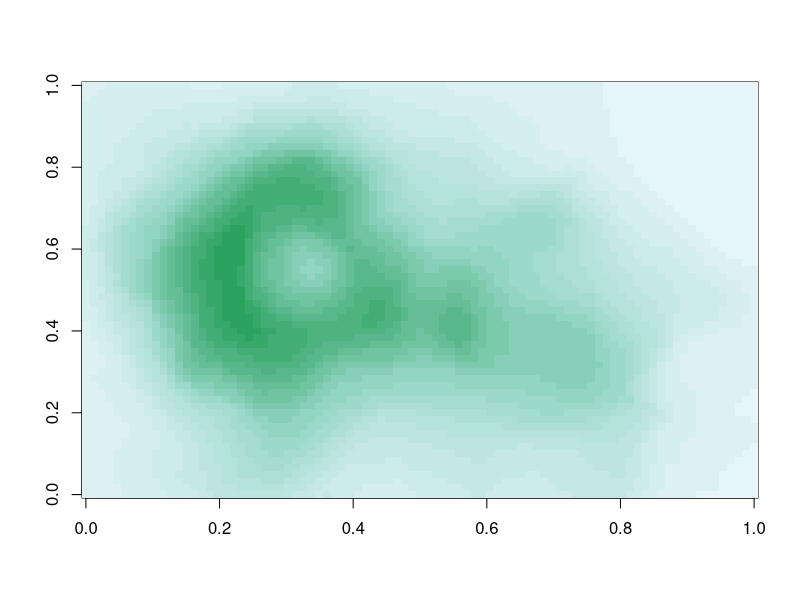

The R script that drew this image:

pal1 <- colorRamp(c('red', 'blue'))
pal1(0)
pal1(1)
pal1(0.5)

### -------------------------------------------------

pal2 <- colorRampPalette(c('red', 'blue'))
pal2(1)
pal2(2)
pal2(5)

### -------------------------------------------------

library(RColorBrewer)

cols <- brewer.pal(3, "BuGn")
print(cols)
pal3 <- colorRampPalette(cols)
image(volcano, col = pal3(20))
